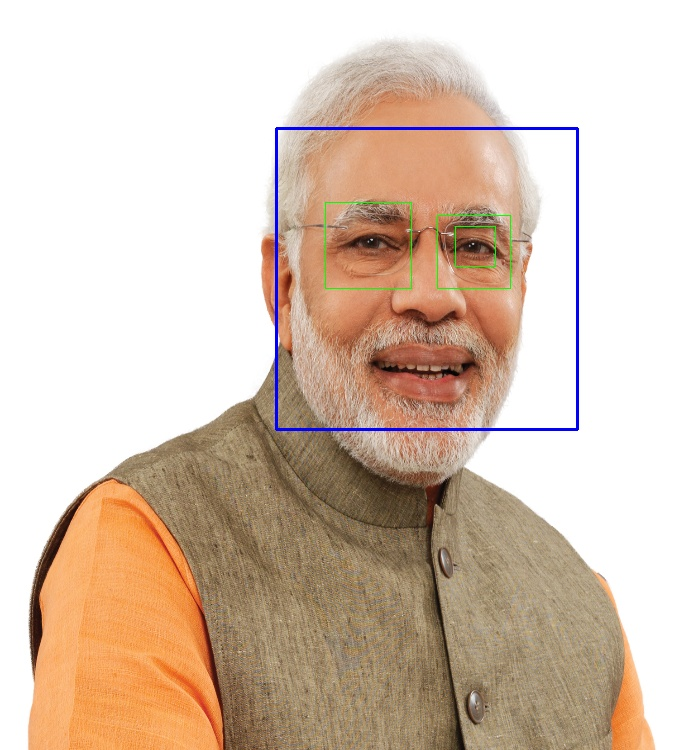
#> input picture Face & Eyes detection from the image.jpg, 679 x 750 px, given in place of Modi.jpg, which was not available
$ jupyter execute 'OpenCV-Based Face and Eye Detection.ipynb'   (text cells are left out)
#> lines starting #> are read from the running program, lines starting #| are printed output that depends on the picture; after the words box and inside, x2 and y2 are one past the last pixel; in counts of white or black regions, pixels touching at a corner belong together; pictures that were not available may be replaced by others from this repository, and a replacement may not be noted
[cell 1]
import cv2

[cell 2]
face_classifier = cv2.CascadeClassifier("E:\\AI-ML_SB\\9.OpenCV\\Haarcascades\\haarcascade_frontalface_default.xml")

[cell 3]
eye_classifier = cv2.CascadeClassifier("E:\\AI-ML_SB\\9.OpenCV\\Haarcascades\\haarcascade_eye.xml")

[cell 4]
# Read the Image
image = cv2.imread("E:\\AI-ML_SB\\9.OpenCV\\image_examples\\Modi.jpg", 1)
#> image is the input picture: shape (750, 679, 3); mean B, G, R 178.6, 195.3, 215.3

[cell 5]
image.ndim
#> Out = 3

[cell 6]
image.shape
#> Out = (750, 679, 3)

[cell 7]
resize_image = cv2.resize(image, (679, 750))

[cell 8]
gray = cv2.cvtColor(resize_image, cv2.COLOR_BGR2GRAY)
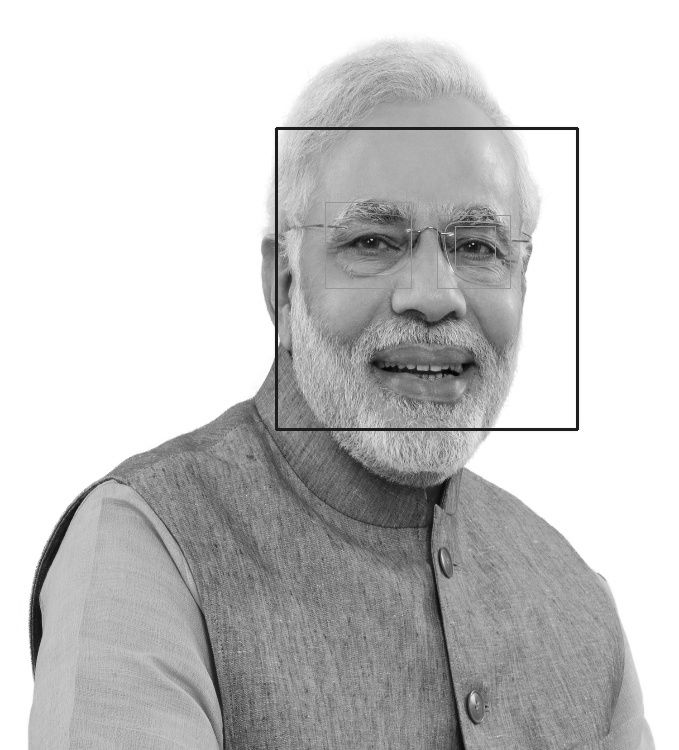
#> gray: shape (750, 679); min 2, max 255, mean 199.4

[cell 9]
faces = face_classifier.detectMultiScale(gray, 1.05, 5)
#> faces = [[277, 127, 302, 302]]

if faces is None:
    print("No face found")
for (x,y,w,h) in faces:
    cv2.rectangle(resize_image, (x,y), (x+w, y+h), (255, 0, 0), 2)
    roi_gray = gray[y:y+h, x:x+w]
    roi_color = resize_image[y:y+h, x:x+w]
    eyes = eye_classifier.detectMultiScale(roi_gray)
    for (ex,ey,eh,ew) in eyes:
        cv2.rectangle(roi_color,(ex,ey), (ex+ew, ey+eh), (0,255,0),1)
#> this loop made 1 pass
#> pass 1, `roi_gray = gray[y:y+h, x:x+w]`:
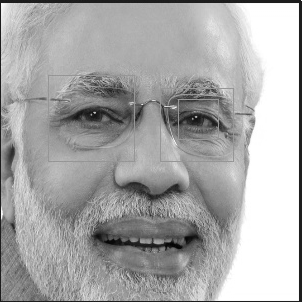
#> roi_gray: shape (302, 302); min 2, max 255, mean 168.9
#> pass 1, `roi_color = resize_image[y:y+h, x:x+w]`:
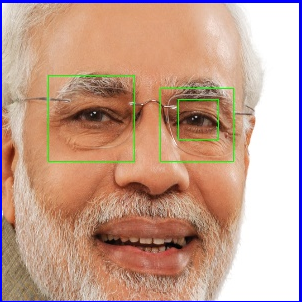
#> roi_color: shape (302, 302, 3); mean B, G, R 142.2, 159.2, 196.5
#> after the loop:
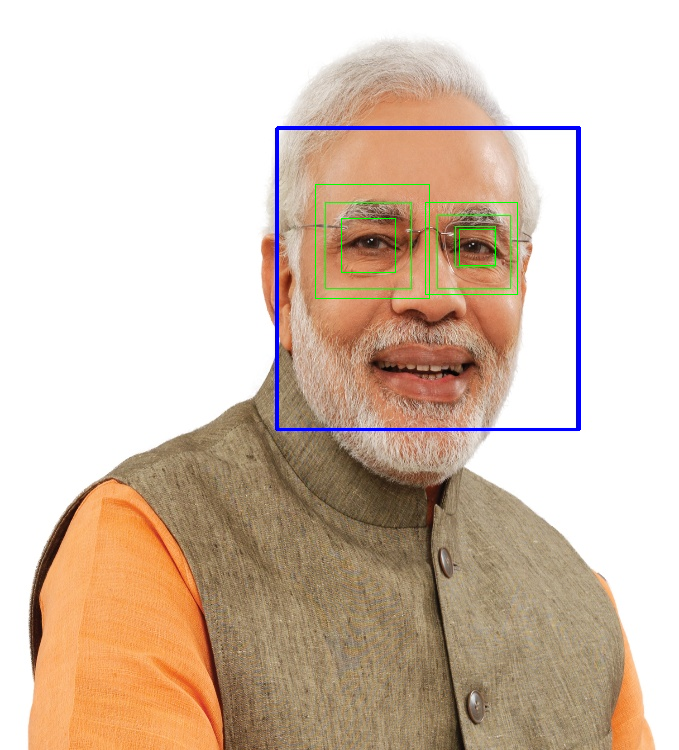
#> resize_image: shape (750, 679, 3); 0.94% of pixels changed, all inside (x1, y1, x2, y2) = (276, 126, 581, 431)
#> after the loop:
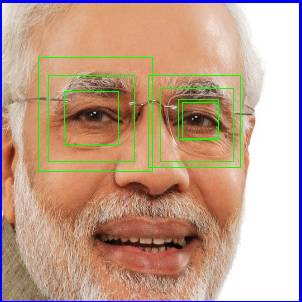
#> roi_color: shape (302, 302, 3); 1.3% of pixels changed, all inside (x1, y1, x2, y2) = (38, 57, 241, 172)

[cell 10]
cv2.imshow('img', resize_image)

[cell 11]
cv2.waitKey(10000)
#> Out = 27

[cell 12]
cv2.destroyAllWindows()

[cell 13]
cv2.imwrite("Face & Eyes detection from the image.jpg", resize_image)
#> Out = True
